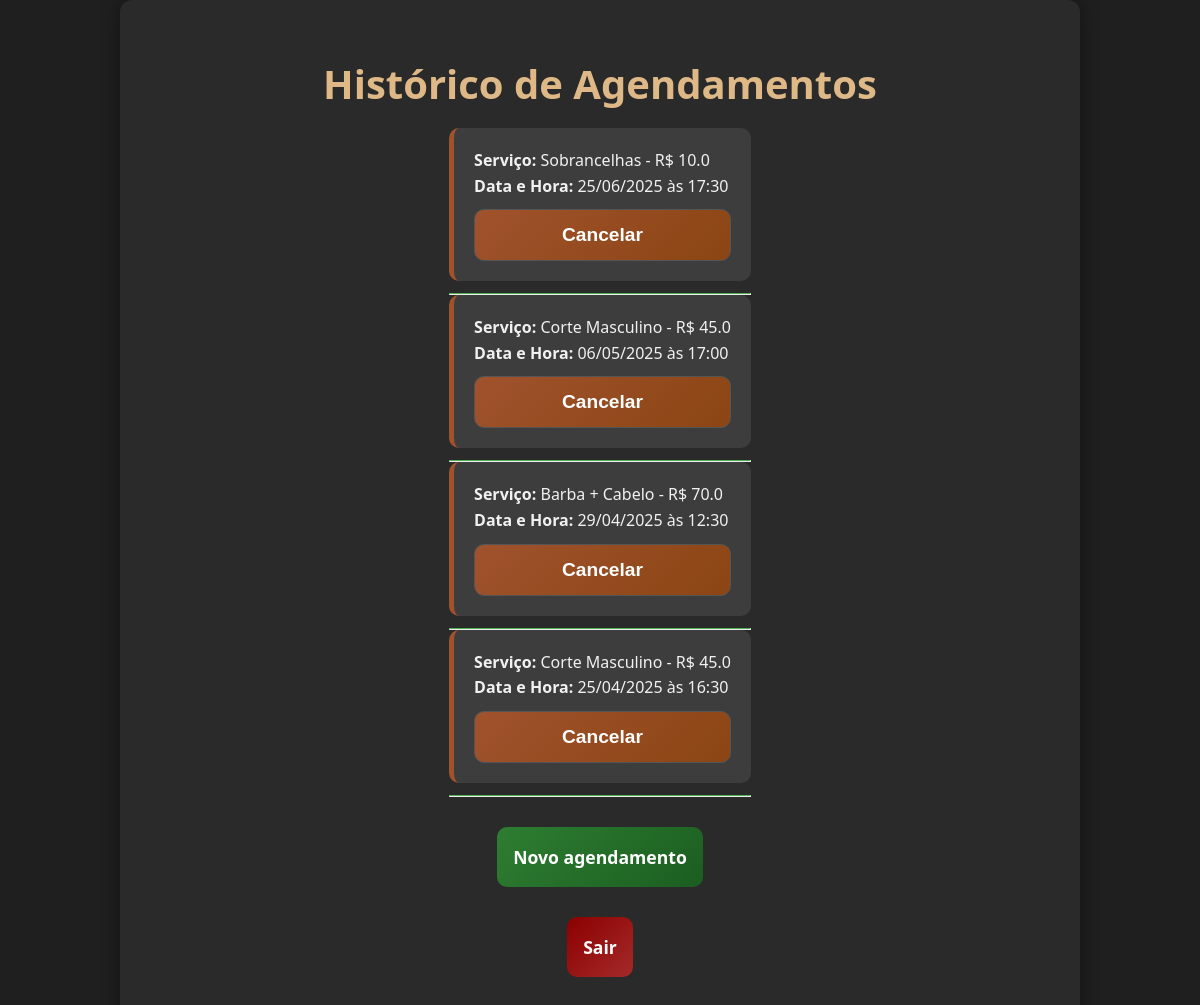
Screenshot of /meus-agendamentos (signed in) with the database file from the repository.
### models.py (models this page shows)
class Agendamento(db.Model):
    id = db.Column(db.Integer, primary_key=True)
    cliente_id = db.Column(db.Integer, db.ForeignKey('user.id'), nullable=False)
    servico = db.Column(db.String(100), nullable=False)
    preco = db.Column(db.Float, nullable=False)
    data = db.Column(db.Date, nullable=False)
    hora = db.Column(db.Time, nullable=False)
    criado_em = db.Column(db.DateTime, default=db.func.current_timestamp())
    cliente = db.relationship('User', backref='agendamentos')

### routes/routes.py (the view)
    @app.route('/meus-agendamentos')
    @login_required
    def meus_agendamentos():
        agendamentos = Agendamento.query.filter_by(cliente_id=current_user.id).order_by(Agendamento.data.desc()).all()
        return render_template('pages/meus_agendamentos.html', agendamentos=agendamentos)

### templates/pages/meus_agendamentos.html (shortened to what this page needs)
{% extends 'base.html' %}
{% block content %}
<div class="dashboard-container">
    <h2>Histórico de Agendamentos</h2>
    {% if agendamentos %}
        <ul>
            {% for ag in agendamentos %}
                <li>
                    <p><strong>Serviço:</strong> {{ ag.servico }} - R$ {{ ag.preco }}</p>
                    <p><strong>Data e Hora:</strong> {{ ag.data.strftime('%d/%m/%Y') }} às {{ ag.hora.strftime('%H:%M') }}</p>
                    <form method="POST" action="/cancelar-agendamento" style="margin-top: 10px;">
                        <button type="submit" onclick="return confirm('Tem certeza que deseja cancelar este agendamento?');">Cancelar</button>
                    </form>
                </li>
                <hr style="border-top: 1px solid #4caf50;">
            {% endfor %}
        </ul>
    {% else %}
        <p style>Você ainda não possui agendamentos.</p>
    {% endif %}
    <p><a href="/agendar" style="background: linear-gradient(135deg, #2e7d32, #1b5e20); color: white;">Novo agendamento</a></p>
    <a href="/logout" style="color: white;">Sair</a>
</div>
{% endblock %}

### static/css/style.css (style rules this page uses)
*, *::before, *::after { box-sizing: border-box; margin: 0; padding: 0; }
html { scroll-behavior: smooth; font-size: 16px; }
body { font-family: 'Segoe UI', Tahoma, Geneva, Verdana, sans-serif; background-color: #1f1f1f; color: #f1f1f1; line-height: 1.6; min-height: 100vh; overflow-x: hidden; }
.login-container, .register-container, .dashboard-container { display: flex; flex-direction: column; justify-content: center; align-items: center; max-width: 960px; margin: 0 auto; padding: 60px 30px; background-color: #2a2a2a; border-radius: 12px; box-shadow: 0 0 20px rgba(0,0,0,0.4); min-height: 100vh; box-sizing: border-box; }
h1, h2, h3, h4, h5, h6 { font-weight: bold; color: #deb887; margin-bottom: 20px; line-height: 1.2; }
h2 { font-size: clamp(1.8rem, 4vw, 2.5rem); }
p { font-size: 1rem; }
a { color: #ffa500; text-decoration: none; transition: color 0.3s; }
form { display: flex; flex-direction: column; align-items: center; gap: 16px; width: 100%; max-width: 500px; }
form input, form select, form button { width: 100%; padding: 14px 16px; background-color: #2e2e2e; border: 1px solid #555; border-radius: 10px; font-size: clamp(1rem, 2.5vw, 1.2rem); color: #fff; transition: border 0.3s, background-color 0.3s; }
form button { background: linear-gradient(135deg, #a0522d, #8b4513); font-weight: bold; color: white; transition: background 0.4s ease, transform 0.2s; cursor: pointer; }
ul { list-style: none; padding: 0; }
ul li { background: #3d3d3d; padding: 20px; margin-bottom: 12px; border-left: 5px solid #a0522d; border-radius: 10px; }
.dashboard-container a { display: block; margin-top: 30px; padding: 16px; background: linear-gradient(135deg, #8b0000, #a52a2a); border-radius: 10px; font-weight: bold; text-align: center; font-size: 1.1rem; }

### rows the page displays
Agendamento: servico "Sobrancelhas", preco "10.0", data "25/06/2025", hora "17:30"
Agendamento: servico "Corte Masculino", preco "45.0", data "06/05/2025", hora "17:00"
Agendamento: servico "Barba + Cabelo", preco "70.0", data "29/04/2025", hora "12:30"
Agendamento: servico "Corte Masculino", preco "45.0", data "25/04/2025", hora "16:30"
